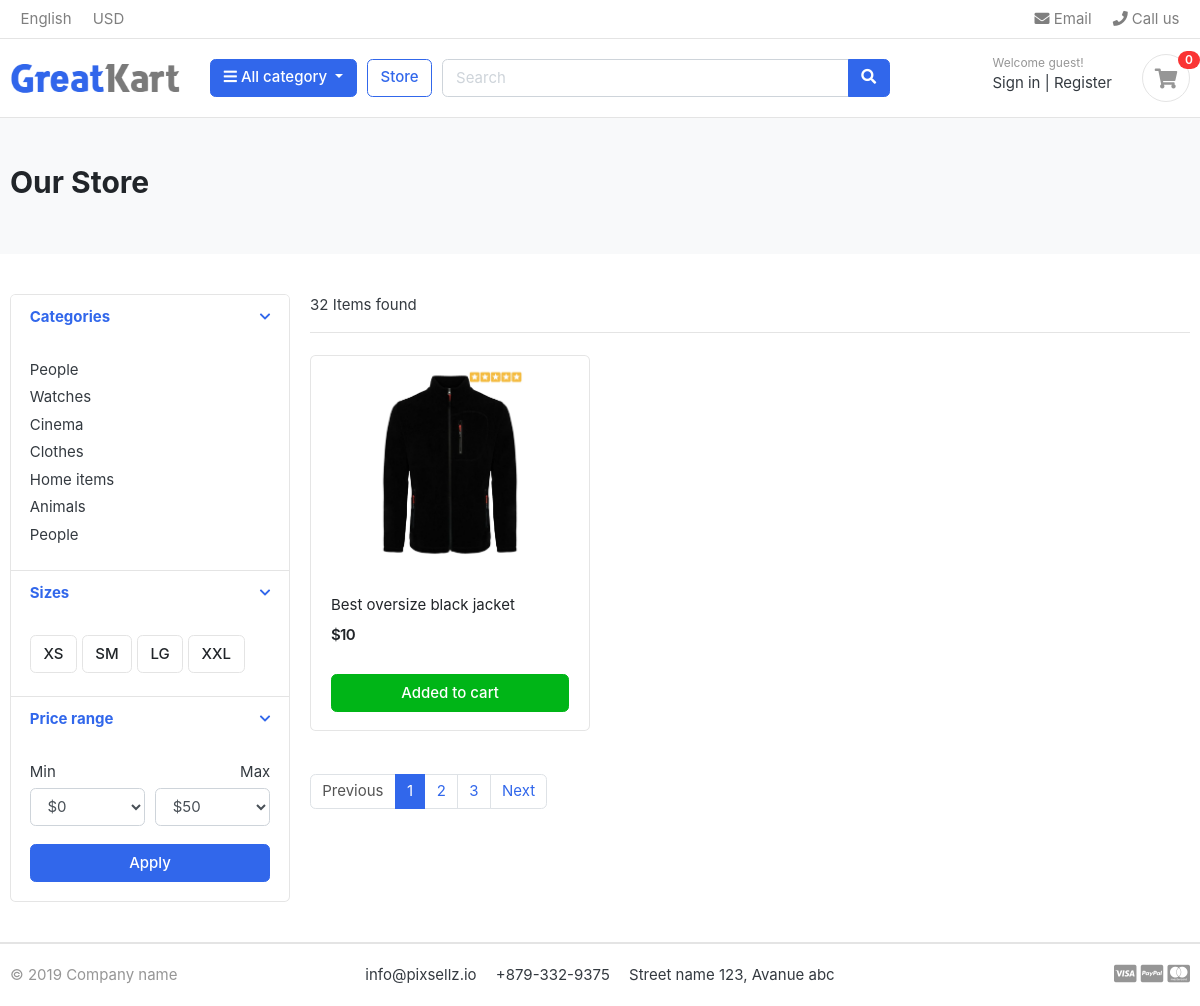
The page /store/ on the database as committed earlier.
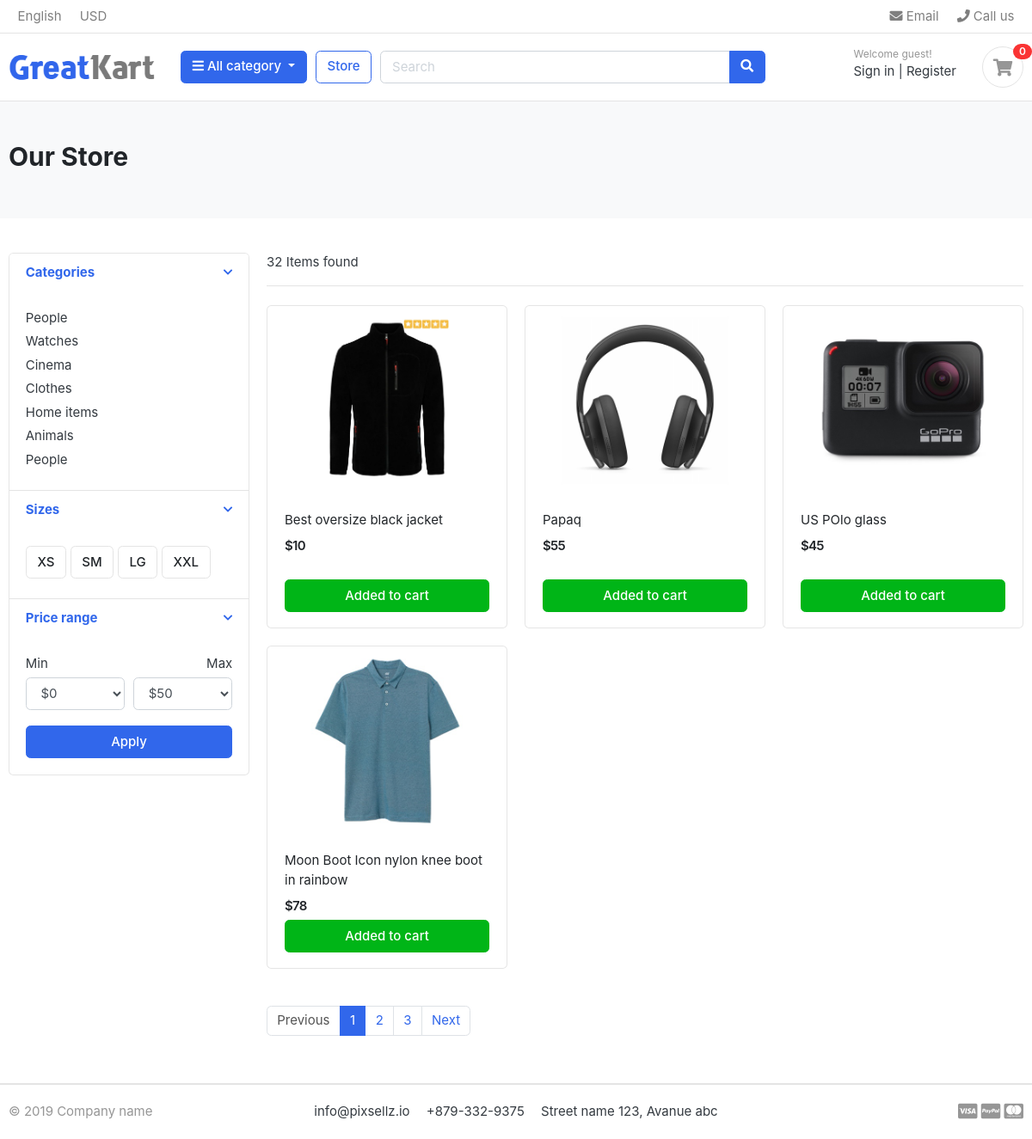
The same page on the database as committed later.
### store/models.py (models this page shows, shortened)
class Product(models.Model):
    product_name = models.CharField(max_length=200, unique=True)
    slug = models.SlugField(max_length=200, unique=True)
    desc = models.TextField(blank=True)
    price = models.IntegerField()
    images = models.ImageField(upload_to='product')
    stock = models.IntegerField()
    is_avialable = models.BooleanField(default=True)
    category = models.ForeignKey(Category, on_delete=models.CASCADE)
    created_date = models.DateTimeField(auto_now_add=True)
    modified_date = models.DateTimeField(auto_now=True)

### store/views.py (the view)
# urls.py: path('store/', include('store.urls'))
def store(request, category_slug=None):
    categories = None
    products = None
    if category_slug != None:
        categories = get_object_or_404(Category, slug=category_slug)
        products = Product.objects.filter(category=categories, is_avialable=True)
    else:
        products = Product.objects.filter(is_avialable=True)
    context = {
        'products':products,}
    return render(request, 'store/store.html', context)

### category/context_processors.py (called while the page is built)
def menu_links(request):
    links = Category.objects.all()
    return dict(links=links)

### templates/store/store.html (shortened to what this page needs)
{% extends 'base.html' %}
{% load  static %}
{% block content %}
<section class="section-pagetop bg">
<div class="container">
	<h2 class="title-page">Our Store</h2>
</div>
</section>
<section class="section-content padding-y">
<div class="container">
<div class="row">
	<aside class="col-md-3">
<div class="card">
	<article class="filter-group">
		<header class="card-header">
			<a href="#" data-toggle="collapse" data-target="#collapse_1" aria-expanded="true" class="">
				<i class="icon-control fa fa-chevron-down"></i>
				<h6 class="title">Categories</h6>
			</a>
		</header>
		<div class="filter-content collapse show" id="collapse_1" style="">
			<div class="card-body">
				<ul class="list-menu">
				<li><a href="#">People  </a></li>
				<li><a href="#">Watches </a></li>
				<li><a href="#">Cinema  </a></li>
				<li><a href="#">Clothes  </a></li>
				<li><a href="#">Home items </a></li>
				<li><a href="#">Animals</a></li>
				<li><a href="#">People </a></li>
				</ul>
			</div>
		</div>
	</article>
	<article class="filter-group">
		<header class="card-header">
			<a href="#" data-toggle="collapse" data-target="#collapse_4" aria-expanded="true" class="">
				<i class="icon-control fa fa-chevron-down"></i>
				<h6 class="title">Sizes </h6>
			</a>
		</header>
		<div class="filter-content collapse show" id="collapse_4" style="">
			<div class="card-body">
			  <label class="checkbox-btn">
			    <span class="btn btn-light"> XS </span>
			  </label>
			  <label class="checkbox-btn">
			    <span class="btn btn-light"> SM </span>
			  </label>
			  <label class="checkbox-btn">
			    <span class="btn btn-light"> LG </span>
			  </label>
			  <label class="checkbox-btn">
			    <span class="btn btn-light"> XXL </span>
			  </label>
		</div>
		</div>
	</article>
	<article class="filter-group">
		<header class="card-header">
			<a href="#" data-toggle="collapse" data-target="#collapse_3" aria-expanded="true" class="">
				<i class="icon-control fa fa-chevron-down"></i>
				<h6 class="title">Price range </h6>
			</a>
		</header>
		<div class="filter-content collapse show" id="collapse_3" style="">
			<div class="card-body">
				<div class="form-row">
				<div class="form-group col-md-6">
				  <label>Min</label>
				  	<select class="mr-2 form-control">
						<option value="0">$0</option>
					</select>
				</div>
				<div class="form-group text-right col-md-6">
				  <label>Max</label>
				  	<select class="mr-2 form-control">
						<option value="50">$50</option>
					</select>
				</div>
				</div>
				<button class="btn btn-block btn-primary">Apply</button>
			</div>
		</div>
	</article>
</div>
	</aside>
	<main class="col-md-9">
<header class="border-bottom mb-4 pb-3">
		<div class="form-inline">
			<span class="mr-md-auto">32 Items found </span>
		</div>
</header>
<div class="row">
   {% for product in products %}
	<div class="col-md-4">
		<figure class="card card-product-grid">
			<div class="img-wrap">
				<img src="{{ product.images.url }}">
			</div>
			<figcaption class="info-wrap">
				<div class="fix-height">
					<a href="./product-detail.html" class="title">{{ product.product_name }}</a>
					<div class="price-wrap mt-2">
						<span class="price">${{ product.price }}</span>
					</div>
				</div>
				<a href="#" class="btn btn-block btn-success">Added to cart </a>
			</figcaption>
		</figure>
	</div>
	{% endfor %}
</div>
<nav class="mt-4" aria-label="Page navigation sample">
  <ul class="pagination">
    <li class="page-item disabled"><a class="page-link" href="#">Previous</a></li>
    <li class="page-item active"><a class="page-link" href="#">1</a></li>
    <li class="page-item"><a class="page-link" href="#">2</a></li>
    <li class="page-item"><a class="page-link" href="#">3</a></li>
    <li class="page-item"><a class="page-link" href="#">Next</a></li>
  </ul>
</nav>
	</main>
</div>
</div>
</section>
{% endblock %}

Rows that differ between the two databases and show on the page:
added Product: images (picture), product_name "Papaq", price "55"
added Product: images (picture), product_name "US POlo glass", price "45"
added Product: images (picture), product_name "Moon Boot Icon nylon knee boot in rainbow", price "78"
